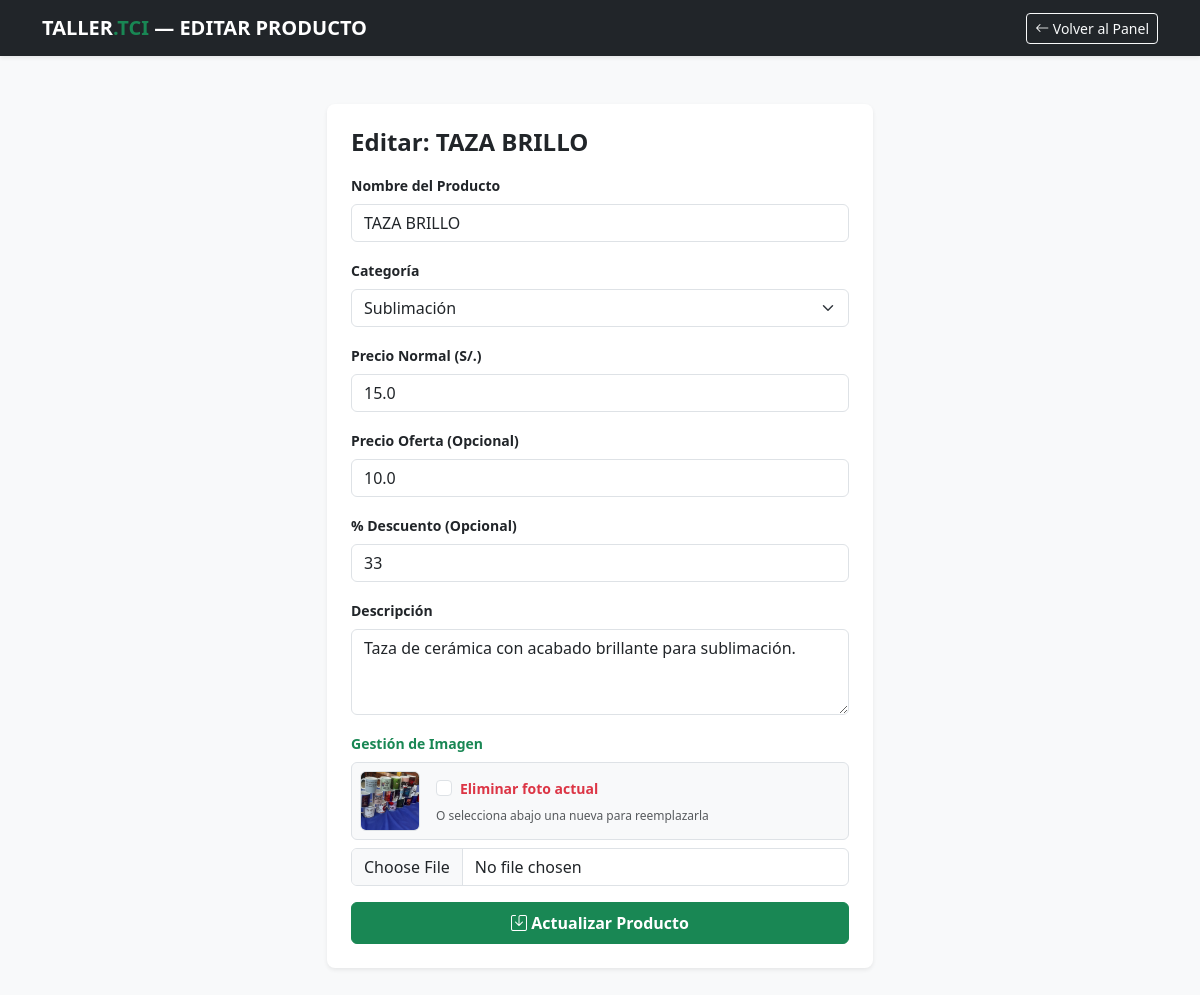
Screenshot of /admin/editar/1 (signed in) with the database file from the repository.
### tables this page shows
CREATE TABLE productos (
            id INTEGER PRIMARY KEY AUTOINCREMENT,
            nombre TEXT NOT NULL,
            categoria TEXT NOT NULL,
            precio_normal REAL NOT NULL,
            precio_oferta REAL,
            descuento INTEGER,
            descripcion TEXT,
            imagen TEXT
        );

### app.py (the view, shortened to what this page needs)
@app.route('/admin/editar/<int:id>', methods=['GET', 'POST'])
def editar(id):
    if not session.get('admin_logged'):
        return redirect(url_for('admin'))
    conexion = sqlite3.connect('tienda.db')
    conexion.row_factory = sqlite3.Row
    cursor = conexion.cursor()
    cursor.execute("SELECT * FROM productos WHERE id = ?", (id,))
    producto = cursor.fetchone()
    conexion.close()
    return render_template('editar.html', producto=producto)

### templates/editar.html (shortened to what this page needs)
<!DOCTYPE html>
<html lang="es">
<head>
    <link href="https://cdn.jsdelivr.net/npm/bootstrap@5.3.0/dist/css/bootstrap.min.css" rel="stylesheet">
    <link rel="stylesheet" href="https://cdn.jsdelivr.net/npm/bootstrap-icons@1.11.1/font/bootstrap-icons.css">
</head>
<body class="bg-light">
    <nav class="navbar navbar-dark bg-dark shadow-sm">
        <div class="container">
            <span class="navbar-brand fw-bold text-uppercase">TALLER<span class="text-success">.TCI</span> — Editar Producto</span>
            <a href="/admin/panel" class="btn btn-outline-light btn-sm"><i class="bi bi-arrow-left"></i> Volver al Panel</a>
        </div>
    </nav>
    <div class="container my-5">
        <div class="row justify-content-center">
            <div class="col-12 col-md-6">
                <div class="card shadow-sm border-0 rounded-3 p-4 bg-white">
                    <h4 class="fw-bold mb-3">Editar: {{ producto.nombre }}</h4>
                    <form method="POST" enctype="multipart/form-data">
                        <div class="mb-3">
                            <label class="form-label small fw-bold">Nombre del Producto</label>
                            <input type="text" class="form-control" name="nombre" value="{{ producto.nombre }}" required>
                        </div>
                        <div class="mb-3">
                            <label class="form-label small fw-bold">Categoría</label>
                            <select class="form-select" name="categoria" required>
                                <option value="Sublimacion" {% if producto.categoria == 'Sublimacion' %}selected{% endif %}>Sublimación</option>
                            </select>
                        </div>
                        <div class="mb-3">
                            <label class="form-label small fw-bold">Precio Normal (S/.)</label>
                            <input type="number" step="0.01" class="form-control" name="precio_normal" value="{{ producto.precio_normal }}" required>
                        </div>
                        <div class="mb-3">
                            <label class="form-label small fw-bold">Precio Oferta (Opcional)</label>
                            <input type="number" step="0.01" class="form-control" name="precio_oferta" value="{{ producto.precio_oferta if producto.precio_oferta else '' }}">
                        </div>
                        <div class="mb-3">
                            <label class="form-label small fw-bold">% Descuento (Opcional)</label>
                            <input type="number" class="form-control" name="descuento" value="{{ producto.descuento if producto.descuento else '' }}">
                        </div>
                        <div class="mb-3">
                            <label class="form-label small fw-bold">Descripción</label>
                            <textarea class="form-control" name="descripcion" rows="3">{{ producto.descripcion }}</textarea>
                        </div>
                        <div class="mb-3">
                            <label class="form-label small fw-bold text-success">Gestión de Imagen</label>
                            {% if producto.imagen %}
                            <div class="mb-2 d-flex align-items-center gap-3 border p-2 rounded bg-light">
                                <img src="{{ url_for('static', filename=producto.imagen) }}" width="60" height="60" class="rounded object-fit-cover border">
                                <div>
                                    <div class="form-check text-danger">
                                        <input class="form-check-input" type="checkbox" name="eliminar_imagen" value="si" id="eliminarImg">
                                        <label class="form-check-label small fw-bold" for="eliminarImg">
                                            Eliminar foto actual
                                        </label>
                                    </div>
                                    <span class="text-muted" style="font-size: 0.75rem;">O selecciona abajo una nueva para reemplazarla</span>
                                </div>
                            </div>
                            {% endif %}
                            <input type="file" class="form-control" name="imagen">
                        </div>
                        <button type="submit" class="btn btn-success w-100 fw-bold py-2"><i class="bi bi-save"></i> Actualizar Producto</button>
                    </form>
                </div>
            </div>
        </div>
    </div>
</body>
</html>

### rows the page displays
productos: nombre "TAZA BRILLO", categoria "Sublimación", precio_normal "15.0", precio_oferta "10.0", descuento "33", descripcion "Taza de cerámica con acabado brillante para sublimación.", imagen (picture)
